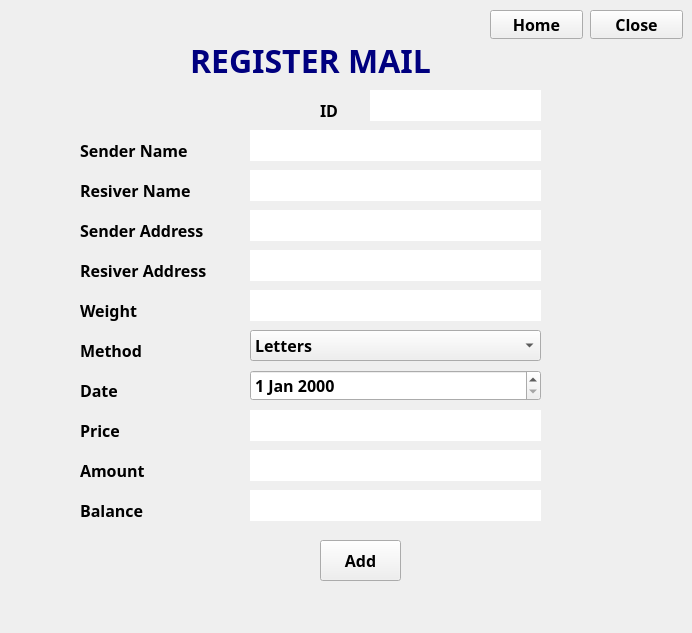
<?xml version="1.0" encoding="UTF-8"?>
<ui version="4.0">
 <class>register_mail</class>
 <widget class="QWidget" name="register_mail">
  <property name="geometry">
   <rect>
    <x>0</x>
    <y>0</y>
    <width>692</width>
    <height>633</height>
   </rect>
  </property>
  <property name="font">
   <font/>
  </property>
  <property name="windowTitle">
   <string>Postal Management System</string>
  </property>
  <widget class="QLineEdit" name="lineEdit">
   <property name="geometry">
    <rect>
     <x>250</x>
     <y>130</y>
     <width>291</width>
     <height>31</height>
    </rect>
   </property>
   <property name="font">
    <font>
     <family>Sitka Display</family>
     <pointsize>12</pointsize>
     <bold>true</bold>
    </font>
   </property>
   <property name="text">
    <string/>
   </property>
   <property name="frame">
    <bool>false</bool>
   </property>
  </widget>
  <widget class="QPushButton" name="pushButton_2">
   <property name="geometry">
    <rect>
     <x>590</x>
     <y>10</y>
     <width>93</width>
     <height>29</height>
    </rect>
   </property>
   <property name="font">
    <font>
     <family>Sitka Display</family>
     <pointsize>12</pointsize>
     <bold>true</bold>
    </font>
   </property>
   <property name="text">
    <string>Close</string>
   </property>
  </widget>
  <widget class="QLabel" name="label_11">
   <property name="geometry">
    <rect>
     <x>80</x>
     <y>460</y>
     <width>111</width>
     <height>21</height>
    </rect>
   </property>
   <property name="font">
    <font>
     <family>Sitka Display</family>
     <pointsize>12</pointsize>
     <bold>true</bold>
    </font>
   </property>
   <property name="text">
    <string>Amount </string>
   </property>
  </widget>
  <widget class="QComboBox" name="comboBox">
   <property name="geometry">
    <rect>
     <x>250</x>
     <y>330</y>
     <width>291</width>
     <height>31</height>
    </rect>
   </property>
   <property name="font">
    <font>
     <family>Sitka Display</family>
     <pointsize>12</pointsize>
     <bold>true</bold>
    </font>
   </property>
   <item>
    <property name="text">
     <string>Letters</string>
    </property>
   </item>
   <item>
    <property name="text">
     <string>Small Packets</string>
    </property>
   </item>
   <item>
    <property name="text">
     <string>Printed Matter</string>
    </property>
   </item>
  </widget>
  <widget class="QLabel" name="label_5">
   <property name="geometry">
    <rect>
     <x>80</x>
     <y>260</y>
     <width>151</width>
     <height>21</height>
    </rect>
   </property>
   <property name="font">
    <font>
     <family>Sitka Display</family>
     <pointsize>12</pointsize>
     <bold>true</bold>
    </font>
   </property>
   <property name="text">
    <string>Resiver Address</string>
   </property>
  </widget>
  <widget class="QLabel" name="label">
   <property name="geometry">
    <rect>
     <x>80</x>
     <y>140</y>
     <width>131</width>
     <height>21</height>
    </rect>
   </property>
   <property name="font">
    <font>
     <family>Sitka Display</family>
     <pointsize>12</pointsize>
     <bold>true</bold>
    </font>
   </property>
   <property name="text">
    <string>Sender Name</string>
   </property>
  </widget>
  <widget class="QPushButton" name="pushButton">
   <property name="geometry">
    <rect>
     <x>320</x>
     <y>540</y>
     <width>81</width>
     <height>41</height>
    </rect>
   </property>
   <property name="font">
    <font>
     <family>Sitka Display</family>
     <pointsize>12</pointsize>
     <bold>true</bold>
    </font>
   </property>
   <property name="text">
    <string>Add</string>
   </property>
  </widget>
  <widget class="QLineEdit" name="lineEdit_3">
   <property name="geometry">
    <rect>
     <x>250</x>
     <y>210</y>
     <width>291</width>
     <height>31</height>
    </rect>
   </property>
   <property name="font">
    <font>
     <family>Sitka Display</family>
     <pointsize>12</pointsize>
     <bold>true</bold>
    </font>
   </property>
   <property name="text">
    <string/>
   </property>
   <property name="frame">
    <bool>false</bool>
   </property>
  </widget>
  <widget class="QLineEdit" name="lineEdit_6">
   <property name="geometry">
    <rect>
     <x>250</x>
     <y>290</y>
     <width>291</width>
     <height>31</height>
    </rect>
   </property>
   <property name="font">
    <font>
     <family>Sitka Display</family>
     <pointsize>12</pointsize>
     <bold>true</bold>
    </font>
   </property>
   <property name="text">
    <string/>
   </property>
   <property name="frame">
    <bool>false</bool>
   </property>
  </widget>
  <widget class="QPushButton" name="pushButton_3">
   <property name="geometry">
    <rect>
     <x>490</x>
     <y>10</y>
     <width>93</width>
     <height>29</height>
    </rect>
   </property>
   <property name="font">
    <font>
     <family>Sitka Display</family>
     <pointsize>12</pointsize>
     <bold>true</bold>
    </font>
   </property>
   <property name="text">
    <string>Home</string>
   </property>
  </widget>
  <widget class="QLabel" name="label_8">
   <property name="geometry">
    <rect>
     <x>80</x>
     <y>340</y>
     <width>111</width>
     <height>21</height>
    </rect>
   </property>
   <property name="font">
    <font>
     <family>Sitka Display</family>
     <pointsize>12</pointsize>
     <bold>true</bold>
    </font>
   </property>
   <property name="text">
    <string>Method </string>
   </property>
  </widget>
  <widget class="QLabel" name="label_3">
   <property name="geometry">
    <rect>
     <x>80</x>
     <y>180</y>
     <width>131</width>
     <height>21</height>
    </rect>
   </property>
   <property name="font">
    <font>
     <family>Sitka Display</family>
     <pointsize>12</pointsize>
     <bold>true</bold>
    </font>
   </property>
   <property name="text">
    <string>Resiver Name</string>
   </property>
  </widget>
  <widget class="QLineEdit" name="lineEdit_2">
   <property name="geometry">
    <rect>
     <x>250</x>
     <y>170</y>
     <width>291</width>
     <height>31</height>
    </rect>
   </property>
   <property name="font">
    <font>
     <family>Sitka Display</family>
     <pointsize>12</pointsize>
     <bold>true</bold>
    </font>
   </property>
   <property name="text">
    <string/>
   </property>
   <property name="frame">
    <bool>false</bool>
   </property>
  </widget>
  <widget class="QLineEdit" name="lineEdit_4">
   <property name="geometry">
    <rect>
     <x>250</x>
     <y>250</y>
     <width>291</width>
     <height>31</height>
    </rect>
   </property>
   <property name="font">
    <font>
     <family>Sitka Display</family>
     <pointsize>12</pointsize>
     <bold>true</bold>
    </font>
   </property>
   <property name="text">
    <string/>
   </property>
   <property name="frame">
    <bool>false</bool>
   </property>
  </widget>
  <widget class="QDateEdit" name="dateEdit">
   <property name="geometry">
    <rect>
     <x>250</x>
     <y>370</y>
     <width>291</width>
     <height>31</height>
    </rect>
   </property>
   <property name="font">
    <font>
     <family>Sitka Display</family>
     <pointsize>12</pointsize>
     <bold>true</bold>
    </font>
   </property>
  </widget>
  <widget class="QLabel" name="label_12">
   <property name="geometry">
    <rect>
     <x>80</x>
     <y>500</y>
     <width>111</width>
     <height>21</height>
    </rect>
   </property>
   <property name="font">
    <font>
     <family>Sitka Display</family>
     <pointsize>12</pointsize>
     <bold>true</bold>
    </font>
   </property>
   <property name="text">
    <string>Balance</string>
   </property>
  </widget>
  <widget class="QLineEdit" name="lineEdit_8">
   <property name="geometry">
    <rect>
     <x>250</x>
     <y>450</y>
     <width>291</width>
     <height>31</height>
    </rect>
   </property>
   <property name="font">
    <font>
     <family>Sitka Display</family>
     <pointsize>12</pointsize>
     <bold>true</bold>
    </font>
   </property>
   <property name="text">
    <string/>
   </property>
   <property name="frame">
    <bool>false</bool>
   </property>
  </widget>
  <widget class="QLabel" name="image">
   <property name="geometry">
    <rect>
     <x>20</x>
     <y>10</y>
     <width>121</width>
     <height>101</height>
    </rect>
   </property>
   <property name="font">
    <font>
     <family>Sitka Display</family>
    </font>
   </property>
   <property name="text">
    <string/>
   </property>
  </widget>
  <widget class="QLabel" name="label_9">
   <property name="geometry">
    <rect>
     <x>80</x>
     <y>380</y>
     <width>111</width>
     <height>21</height>
    </rect>
   </property>
   <property name="font">
    <font>
     <family>Sitka Display</family>
     <pointsize>12</pointsize>
     <bold>true</bold>
    </font>
   </property>
   <property name="text">
    <string>Date </string>
   </property>
  </widget>
  <widget class="QLabel" name="label_7">
   <property name="geometry">
    <rect>
     <x>80</x>
     <y>300</y>
     <width>111</width>
     <height>21</height>
    </rect>
   </property>
   <property name="font">
    <font>
     <family>Sitka Display</family>
     <pointsize>12</pointsize>
     <bold>true</bold>
    </font>
   </property>
   <property name="text">
    <string>Weight  </string>
   </property>
  </widget>
  <widget class="QLabel" name="label_10">
   <property name="geometry">
    <rect>
     <x>80</x>
     <y>420</y>
     <width>111</width>
     <height>21</height>
    </rect>
   </property>
   <property name="font">
    <font>
     <family>Sitka Display</family>
     <pointsize>12</pointsize>
     <bold>true</bold>
    </font>
   </property>
   <property name="text">
    <string>Price</string>
   </property>
  </widget>
  <widget class="QLabel" name="label_2">
   <property name="geometry">
    <rect>
     <x>190</x>
     <y>30</y>
     <width>291</width>
     <height>61</height>
    </rect>
   </property>
   <property name="font">
    <font>
     <family>Sitka Display</family>
     <pointsize>24</pointsize>
     <bold>true</bold>
    </font>
   </property>
   <property name="text">
    <string>&lt;html&gt;&lt;head/&gt;&lt;body&gt;&lt;p&gt;&lt;span style=&quot; color:#00007f;&quot;&gt;REGISTER MAIL&lt;/span&gt;&lt;/p&gt;&lt;/body&gt;&lt;/html&gt;</string>
   </property>
  </widget>
  <widget class="QLineEdit" name="lineEdit_9">
   <property name="geometry">
    <rect>
     <x>250</x>
     <y>490</y>
     <width>291</width>
     <height>31</height>
    </rect>
   </property>
   <property name="font">
    <font>
     <family>Sitka Display</family>
     <pointsize>12</pointsize>
     <bold>true</bold>
    </font>
   </property>
   <property name="text">
    <string/>
   </property>
   <property name="frame">
    <bool>false</bool>
   </property>
  </widget>
  <widget class="QLineEdit" name="lineEdit_7">
   <property name="geometry">
    <rect>
     <x>250</x>
     <y>410</y>
     <width>291</width>
     <height>31</height>
    </rect>
   </property>
   <property name="font">
    <font>
     <family>Sitka Display</family>
     <pointsize>12</pointsize>
     <bold>true</bold>
    </font>
   </property>
   <property name="text">
    <string/>
   </property>
   <property name="frame">
    <bool>false</bool>
   </property>
  </widget>
  <widget class="QLabel" name="label_4">
   <property name="geometry">
    <rect>
     <x>80</x>
     <y>220</y>
     <width>151</width>
     <height>21</height>
    </rect>
   </property>
   <property name="font">
    <font>
     <family>Sitka Display</family>
     <pointsize>12</pointsize>
     <bold>true</bold>
    </font>
   </property>
   <property name="text">
    <string>Sender Address</string>
   </property>
  </widget>
  <widget class="QLabel" name="label_6">
   <property name="geometry">
    <rect>
     <x>320</x>
     <y>100</y>
     <width>41</width>
     <height>20</height>
    </rect>
   </property>
   <property name="font">
    <font>
     <family>Sitka Display</family>
     <pointsize>12</pointsize>
     <bold>true</bold>
    </font>
   </property>
   <property name="text">
    <string>ID</string>
   </property>
  </widget>
  <widget class="QLineEdit" name="lineEdit_5">
   <property name="geometry">
    <rect>
     <x>370</x>
     <y>90</y>
     <width>171</width>
     <height>31</height>
    </rect>
   </property>
   <property name="font">
    <font>
     <family>Sitka Display</family>
     <pointsize>12</pointsize>
     <bold>true</bold>
    </font>
   </property>
   <property name="frame">
    <bool>false</bool>
   </property>
  </widget>
 </widget>
 <resources/>
 <connections/>
</ui>
